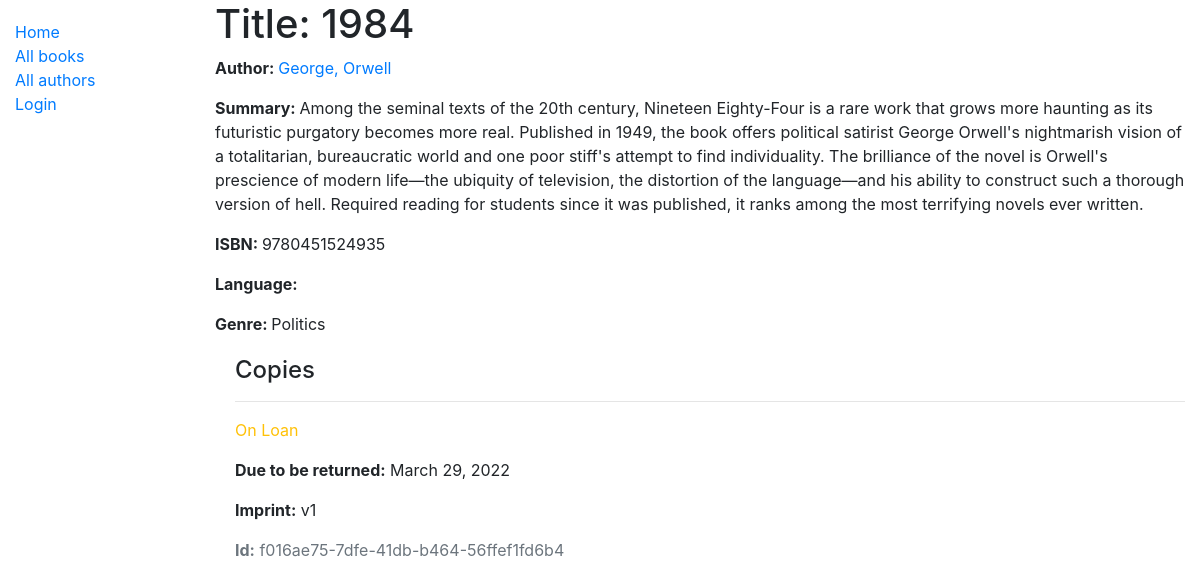
Page /catalog/book/3 on the earlier database version.
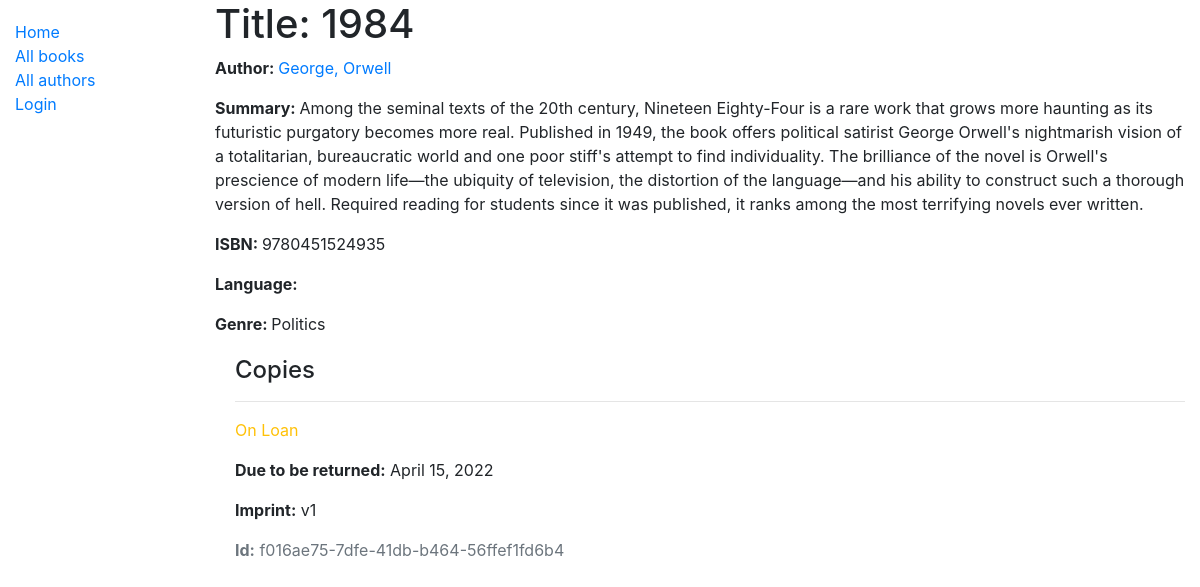
Same page on the later database version.
### catalog/models.py (models this page shows, shortened)
class BookInstance(models.Model):
    id = models.UUIDField(primary_key=True, default=uuid.uuid4, help_text='Unique ID for this particular book across '
                                                                          'whole library')
    book = models.ForeignKey('Book', on_delete=models.RESTRICT, null=True)
    imprint = models.CharField(max_length=200)
    due_back = models.DateField(null=True, blank=True)
    LOAN_STATUS = (
        ('m', 'Maintenace'),
        ('o', 'On Loan'),
        ('a', 'Available'),
        ('r', 'Reserved')
    )
    status = models.CharField(
        max_length=1,
        choices=LOAN_STATUS,
        blank=True,
        default='m',
        help_text='Book availability'
    )
    borrower = models.ForeignKey(User, on_delete=models.SET_NULL, null=True, blank=True)
    class Meta:
        ordering = ['due_back']
        permissions = (("can_mark_returned", "Set book as returned"),)

### catalog/views.py (the view)
# urls.py: path('book/<int:pk>', views.BookDetailView.as_view(), name='book-detail'),
class BookDetailView(generic.DetailView):
    model = Book

### catalog/models.py (called while the page is built)
    def __str__(self):
        return self.name

    def __str__(self):
        return f'{self.first_name}, {self.last_name}'

### catalog/templates/catalog/book_detail.html
{% extends "base.html" %}
{% block content %}
    <h1>Title: {{ book.title }}</h1>
    <p><strong>Author: </strong> <a href="">{{ book.author }}</a></p>
    <p><strong>Summary: </strong> {{ book.summary }}</p>
    <p><strong>ISBN: </strong> {{ book.isbn }}</p>
    <p><strong>Language: </strong> {{ book.language.all|join:", " }}</p>
    <p><strong>Genre: </strong>{{ book.genre.all|join:", " }}</p>
  <div style="margin-left:20px;margin-top:20px">
    <h4>Copies</h4>
    {% for copy in book.bookinstance_set.all %}
      <hr>
      <p class="{% if copy.status == 'a' %}text-success
                  {% elif copy.status == 'm' %}text-danger
                  {% else %}text-warning {% endif %}">
        {{ copy.get_status_display }}
      </p>
      {% if copy.status != 'a' %}
        <p><strong>Due to be returned:</strong> {{ copy.due_back }}</p>
      {% endif %}
      <p><strong>Imprint:</strong> {{ copy.imprint }}</p>
      <p class="text-muted"><strong>Id:</strong> {{ copy.id }}</p>
    {% endfor %}
  </div>
{% endblock %}

Differences in the rows shown:
changed BookInstance "On Loan": due_back "March 29, 2022" → "April 15, 2022"
